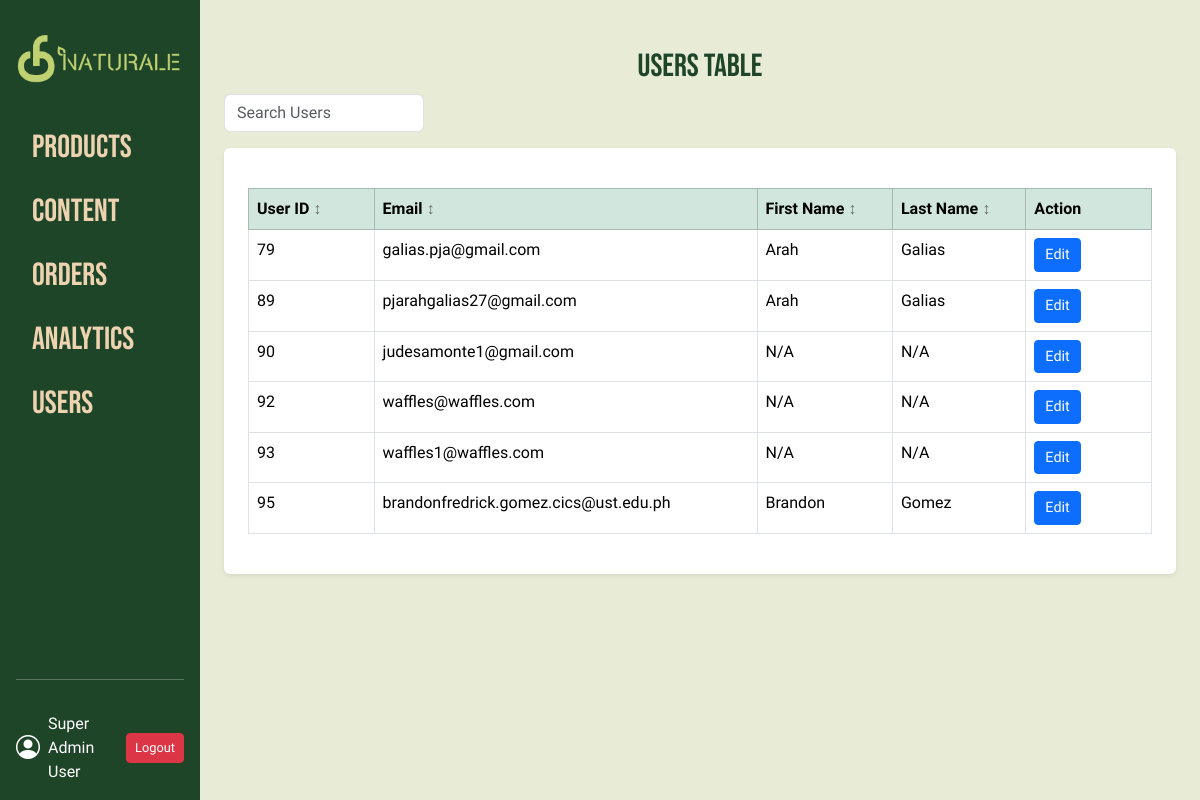
The page /e-com/manageuser.php (signed in) on the database its author committed.
### tables this page shows
CREATE TABLE `tb_user` (
  `user_id` int(11) NOT NULL,
  `username` varchar(30) DEFAULT NULL,
  `email` varchar(50) DEFAULT NULL,
  `pass` varchar(255) NOT NULL,
  `first_name` varchar(30) DEFAULT NULL,
  `last_name` varchar(30) DEFAULT NULL,
  `contact_no` varchar(11) DEFAULT NULL,
  `address` varchar(50) DEFAULT NULL,
  `role` varchar(30) DEFAULT NULL,
  `profile_image` varchar(255) DEFAULT NULL,
  `validated` tinyint(1) DEFAULT NULL,
  `token` varchar(32) DEFAULT NULL,
  `token_created_at` timestamp NOT NULL DEFAULT current_timestamp()
);

### e-com/manageuser.php (the view, shortened to what this page needs)
<?php
require_once '../conn.php';
$sql = "SELECT user_id, email, first_name, last_name FROM tb_user";
$result = $conn->query($sql);
?>
<!DOCTYPE html>
<html lang="en">
<head>
  <link href="https://cdn.jsdelivr.net/npm/bootstrap@5.3.3/dist/css/bootstrap.min.css" rel="stylesheet" />
  <link rel="stylesheet" href="https://cdn.jsdelivr.net/npm/bootstrap-icons/font/bootstrap-icons.css" />
  <link rel="stylesheet" href="https://cdn.jsdelivr.net/npm/sweetalert2@11/dist/sweetalert2.min.css" />
  <link rel="stylesheet" href="style2.css" />
</head>
<body>
  <div class="container-fluid">
    <div class="row">
      <div class="col-md-2 sidebar d-flex flex-column p-3 d-none d-md-flex" id="sidebar">
        <img src="images/cfn_logo.png" alt="Naturale Logo" class="img-fluid mb-3">
        <nav class="nav flex-column">
          <a class="nav-link" href="manageproductsA.php">Products</a>
          <a class="nav-link" href="managecontentA.php">Content</a>
          <a class="nav-link" href="manageordersA.php">Orders</a>
          <a class="nav-link" href="analytics.php">Analytics</a>
          <a class="nav-link" href="manageuser.php">Users</a>
        </nav>
        <div class="mt-auto">
          <hr>
          <div class="admin-name d-flex align-items-center">
            <i class="bi bi-person-circle fs-4 me-2"></i>
            <div class="d-flex align-items-center gap-2">
              <span class="adminuser">Super Admin User</span>
              <a href="/CFN/e-com/logout.php" class="btn btn-danger btn-sm" id="logout">Logout</a>
            </div>
          </div>
        </div>
      </div>
      <div class="col-md-10 col-12 p-4 main-content">
        <h3 class="mt-4 text-center">Users Table</h3>
        <div class="d-flex justify-content-between align-items-center mb-3 flex-column flex-md-row gap-2">
          <input type="text" id="searchUser" class="form-control" placeholder="Search Users" />
        </div>
        <div class="bg-white p-4 rounded shadow-sm">
          <div class="table-container">
            <table class="table table-bordered">
              <thead>
                <tr class="table-success">
                  <th class="sortable" onclick="sortTable('user_id')">User ID</th>
                  <th class="sortable" onclick="sortTable('email')">Email</th>
                  <th class="sortable" onclick="sortTable('first_name')">First Name</th>
                  <th class="sortable" onclick="sortTable('last_name')">Last Name</th>
                  <th>Action</th>
                </tr>
              </thead>
              <tbody id="usersTable">
                <?php
                if ($result->num_rows > 0) {
                    while ($row = $result->fetch_assoc()) {
                        echo "<tr>";
                        echo "<td>" . htmlspecialchars($row['user_id']) . "</td>";
                        echo "<td>" . htmlspecialchars($row['email'] ?? 'N/A') . "</td>";
                        echo "<td>" . htmlspecialchars($row['first_name'] ?? 'N/A') . "</td>";
                        echo "<td>" . htmlspecialchars($row['last_name'] ?? 'N/A') . "</td>";
                        echo "<td>";
                        echo "<button class='btn btn-primary btn-sm action-btn' onclick='openEditModal(" . $row['user_id'] . ", \"" . htmlspecialchars($row['email'] ?? '', ENT_QUOTES) . "\")'>Edit</button>";
                        echo "</td>";
                        echo "</tr>";
                    }
                } else {
                    echo "<tr><td colspan='5'>No users found</td></tr>";
                }
                ?>
              </tbody>
            </table>
          </div>
        </div>
      </div>
    </div>
  </div>
</body>
</html>

### e-com/style2.css (style rules this page uses)
body { font-family: "Be Vietnam Pro", sans-serif; background-color: #E8ECD7; margin: 0; padding: 0; }
html, body { height: 100%; display: flex; flex-direction: column; }
.sidebar { height: 100vh; position: sticky; top: 0; display: flex; flex-direction: column; background-color: #1F4529; color: white; font-size: 1rem; }
.sidebar nav .nav-link { font-family: "Bebas Neue", serif; font-weight: 400; font-size: 2rem; font-style: normal; text-decoration: none; color: #EED3B1; display: block; transition: all 0.3s ease-in-out; }
.sidebar hr { margin: 2rem 0; border-color: white; }
.sidebar .mt-auto { margin-top: auto; }
.main-content h3 { font-size: 2rem; font-family: "Bebas Neue", serif; color: #1F4529; }
.bg-white { background-color: #fff; }
.table-container { overflow-x: auto !important; }
.table th, .table td { text-align: left !important; white-space: normal !important; word-wrap: break-word !important; overflow-wrap: break-word !important; }
.table td:first-child, .table th:first-child { width: auto !important; min-width: 100px; }
.table th { font-weight: bold; }
#logout { padding: 5px 5px; margin-left: 20px; }
.admin-name { display: flex; align-items: center; }
.admin-name .d-flex { gap: 8px; }
.adminuser { font-size: 1rem; color: white; }
#logout { padding: 4px 8px; font-size: 0.8rem; }

### e-com/manageuser.php (style rules this page uses)
.table-container { overflow-x: auto; margin-top: 1rem; }
.table-container table { width: 100%; table-layout: auto; }
.table-container th, .table-container td { min-width: 100px; white-space: normal; word-wrap: break-word; text-align: left; }
th.sortable { cursor: pointer; }
th.sortable:after { content: " ↕"; opacity: 0.5; }
#searchUser { width: 200px; max-width: 100%; }
.action-btn { padding: 5px 10px; font-size: 0.9rem; }

### rows shown on the page
tb_user: user_id "79", email "galias.pja@gmail.com", first_name "Arah", last_name "Galias"
tb_user: user_id "89", email "pjarahgalias27@gmail.com", first_name "Arah", last_name "Galias"
tb_user: user_id "90", email "judesamonte1@gmail.com", first_name "N/A", last_name "N/A"
tb_user: user_id "92", email "waffles@waffles.com", first_name "N/A", last_name "N/A"
tb_user: user_id "93", email "waffles1@waffles.com", first_name "N/A", last_name "N/A"
tb_user: user_id "95", email "brandonfredrick.gomez.cics@ust.edu.ph", first_name "Brandon", last_name "Gomez"
